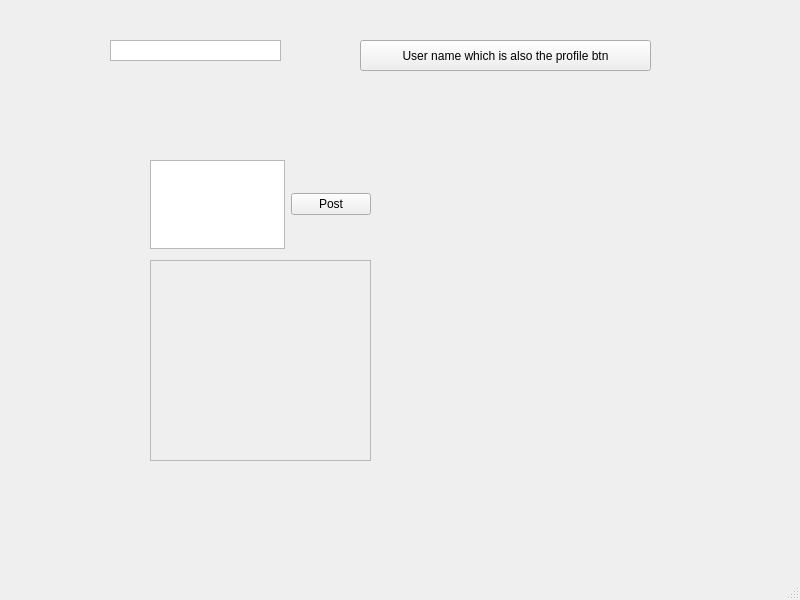
<?xml version="1.0" encoding="UTF-8"?>
<ui version="4.0">
 <class>HomePage</class>
 <widget class="QMainWindow" name="HomePage">
  <property name="geometry">
   <rect>
    <x>0</x>
    <y>0</y>
    <width>800</width>
    <height>600</height>
   </rect>
  </property>
  <property name="windowTitle">
   <string>MainWindow</string>
  </property>
  <widget class="QWidget" name="centralwidget">
   <widget class="QWidget" name="verticalLayoutWidget">
    <property name="geometry">
     <rect>
      <x>409</x>
      <y>190</y>
      <width>131</width>
      <height>181</height>
     </rect>
    </property>
    <layout class="QVBoxLayout" name="verticalLayout_SuggestFriends"/>
   </widget>
   <widget class="QTextEdit" name="textEdit_Search">
    <property name="geometry">
     <rect>
      <x>110</x>
      <y>40</y>
      <width>171</width>
      <height>21</height>
     </rect>
    </property>
    <property name="statusTip">
     <string/>
    </property>
    <property name="whatsThis">
     <string/>
    </property>
    <property name="accessibleName">
     <string/>
    </property>
    <property name="accessibleDescription">
     <string/>
    </property>
    <property name="verticalScrollBarPolicy">
     <enum>Qt::ScrollBarAlwaysOff</enum>
    </property>
    <property name="documentTitle">
     <string/>
    </property>
    <property name="acceptRichText">
     <bool>false</bool>
    </property>
    <property name="textInteractionFlags">
     <set>Qt::LinksAccessibleByKeyboard|Qt::LinksAccessibleByMouse|Qt::TextEditable|Qt::TextSelectableByKeyboard</set>
    </property>
   </widget>
   <widget class="QWidget" name="horizontalLayoutWidget">
    <property name="geometry">
     <rect>
      <x>150</x>
      <y>160</y>
      <width>221</width>
      <height>89</height>
     </rect>
    </property>
    <layout class="QHBoxLayout" name="horizontalLayout">
     <item>
      <widget class="QTextEdit" name="textEdit_2"/>
     </item>
     <item>
      <widget class="QPushButton" name="pushButton_2_Post">
       <property name="text">
        <string>Post</string>
       </property>
      </widget>
     </item>
    </layout>
   </widget>
   <widget class="QPushButton" name="pushButton">
    <property name="geometry">
     <rect>
      <x>360</x>
      <y>40</y>
      <width>291</width>
      <height>31</height>
     </rect>
    </property>
    <property name="text">
     <string>User name which is also the profile btn</string>
    </property>
   </widget>
   <widget class="QScrollArea" name="PostsArea">
    <property name="geometry">
     <rect>
      <x>150</x>
      <y>260</y>
      <width>221</width>
      <height>201</height>
     </rect>
    </property>
    <property name="widgetResizable">
     <bool>true</bool>
    </property>
    <widget class="QWidget" name="scrollAreaWidgetContents">
     <property name="geometry">
      <rect>
       <x>0</x>
       <y>0</y>
       <width>219</width>
       <height>199</height>
      </rect>
     </property>
    </widget>
   </widget>
  </widget>
  <widget class="QMenuBar" name="menubar">
   <property name="geometry">
    <rect>
     <x>0</x>
     <y>0</y>
     <width>800</width>
     <height>26</height>
    </rect>
   </property>
  </widget>
  <widget class="QStatusBar" name="statusbar"/>
 </widget>
 <resources/>
 <connections/>
</ui>
